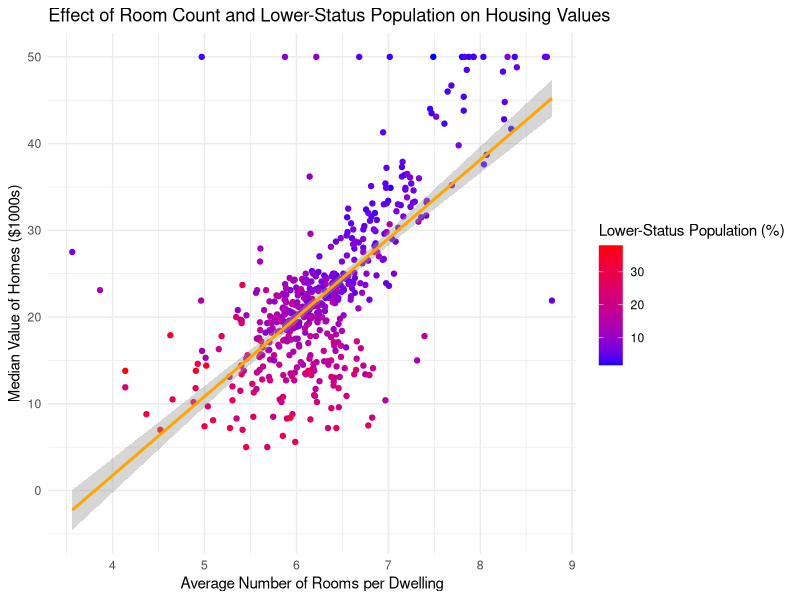
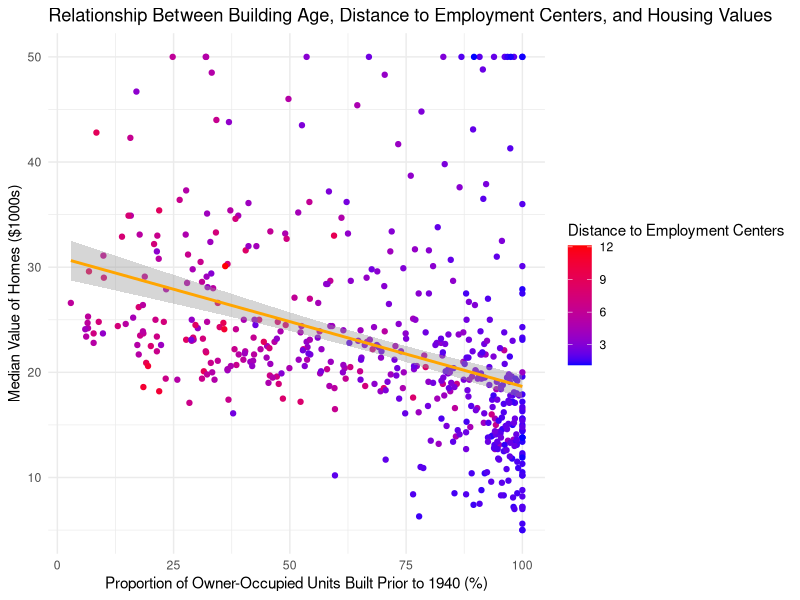
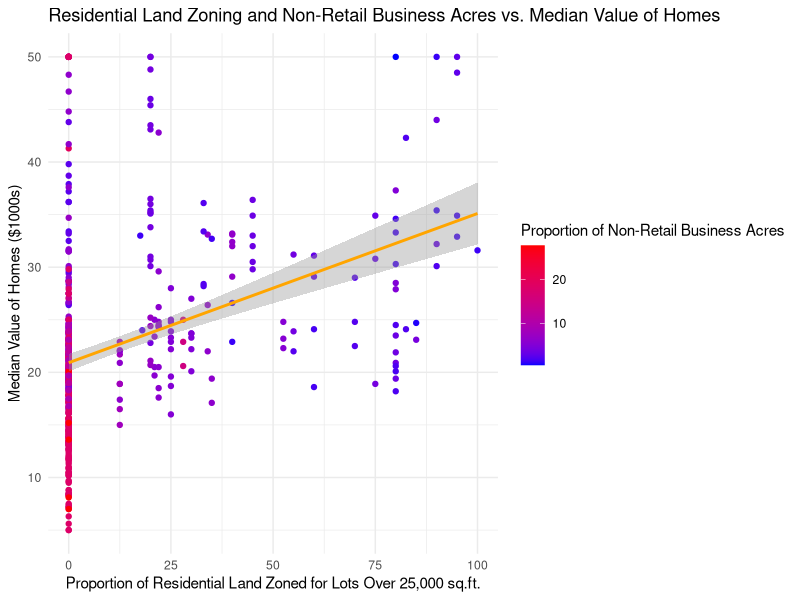
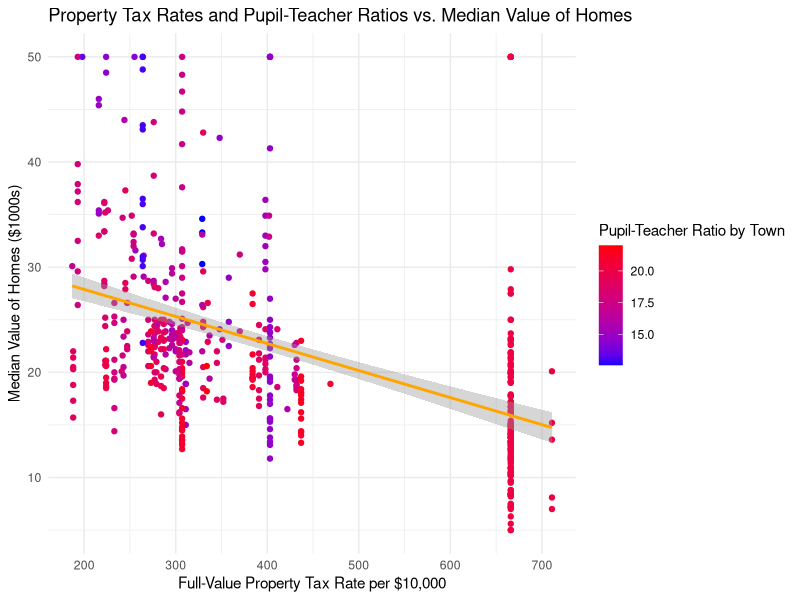
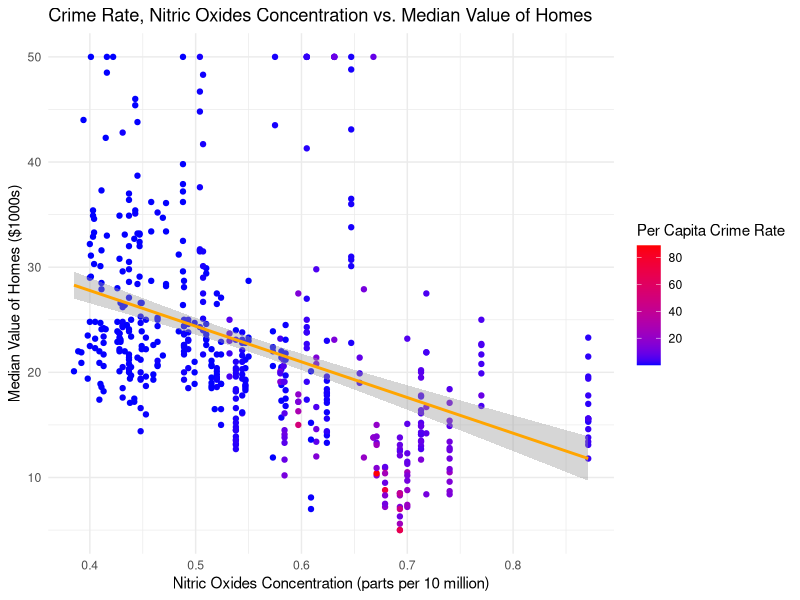

Recreate these plots in R, in order.

library(mlbench)
data("BostonHousing2", package = "mlbench")

library(data.table)
library(ggplot2)

Boston_dt <- as.data.table(BostonHousing2)
class(Boston_dt)

summary(Boston_dt$crim)

ggplot(Boston_dt, aes(x = rm, y = cmedv, color = lstat)) +
  geom_point() +
  geom_smooth(method = "lm", col = "orange") + 
  labs(
    title = "Effect of Room Count and Lower-Status Population on Housing Values",
    x = "Average Number of Rooms per Dwelling",
    y = "Median Value of Homes ($1000s)",
    color = "Lower-Status Population (%)"
  ) +
  theme_minimal() +
  scale_color_gradient(low = "blue", high = "red")




# Create a scatter plot with color representing dis
ggplot(Boston_dt, aes(x = age, y = cmedv, color = dis)) +
  geom_point() +
  geom_smooth(method = "lm", col = "orange") +  # Adding a line of best fit
  labs(
    title = "Relationship Between Building Age, Distance to Employment Centers, and Housing Values",
    x = "Proportion of Owner-Occupied Units Built Prior to 1940 (%)",
    y = "Median Value of Homes ($1000s)",
    color = "Distance to Employment Centers"
  ) +
  theme_minimal() +
  scale_color_gradient(low = "blue", high = "red")


ggplot(Boston_dt, aes(x = zn, y = cmedv, color = indus)) +
  geom_point() +
  geom_smooth(method = "lm", col = "orange") +  # Adding a line of best fit
  labs(
    title = "Residential Land Zoning and Non-Retail Business Acres vs. Median Value of Homes",
    x = "Proportion of Residential Land Zoned for Lots Over 25,000 sq.ft.",
    y = "Median Value of Homes ($1000s)",
    color = "Proportion of Non-Retail Business Acres"
  ) +
  theme_minimal() +
  scale_color_gradient(low = "blue", high = "red")

ggplot(Boston_dt, aes(x = tax, y = cmedv, color = ptratio)) +
  geom_point() +
  geom_smooth(method = "lm", col = "orange") +  # Adding a line of best fit
  labs(
    title = "Property Tax Rates and Pupil-Teacher Ratios vs. Median Value of Homes",
    x = "Full-Value Property Tax Rate per $10,000",
    y = "Median Value of Homes ($1000s)",
    color = "Pupil-Teacher Ratio by Town"
  ) +
  theme_minimal() +
  scale_color_gradient(low = "blue", high = "red")


ggplot(Boston_dt, aes(x = nox, y = medv, color = crim)) +
  geom_point() +
  geom_smooth(method = "lm", col = "orange") +  # Adding a line of best fit
  labs(
    title = "Crime Rate, Nitric Oxides Concentration vs. Median Value of Homes",
    x = "Nitric Oxides Concentration (parts per 10 million)",
    y = "Median Value of Homes ($1000s)",
    color = "Per Capita Crime Rate"
  ) +
  theme_minimal() +
  scale_color_gradient(low = "blue", high = "red")



